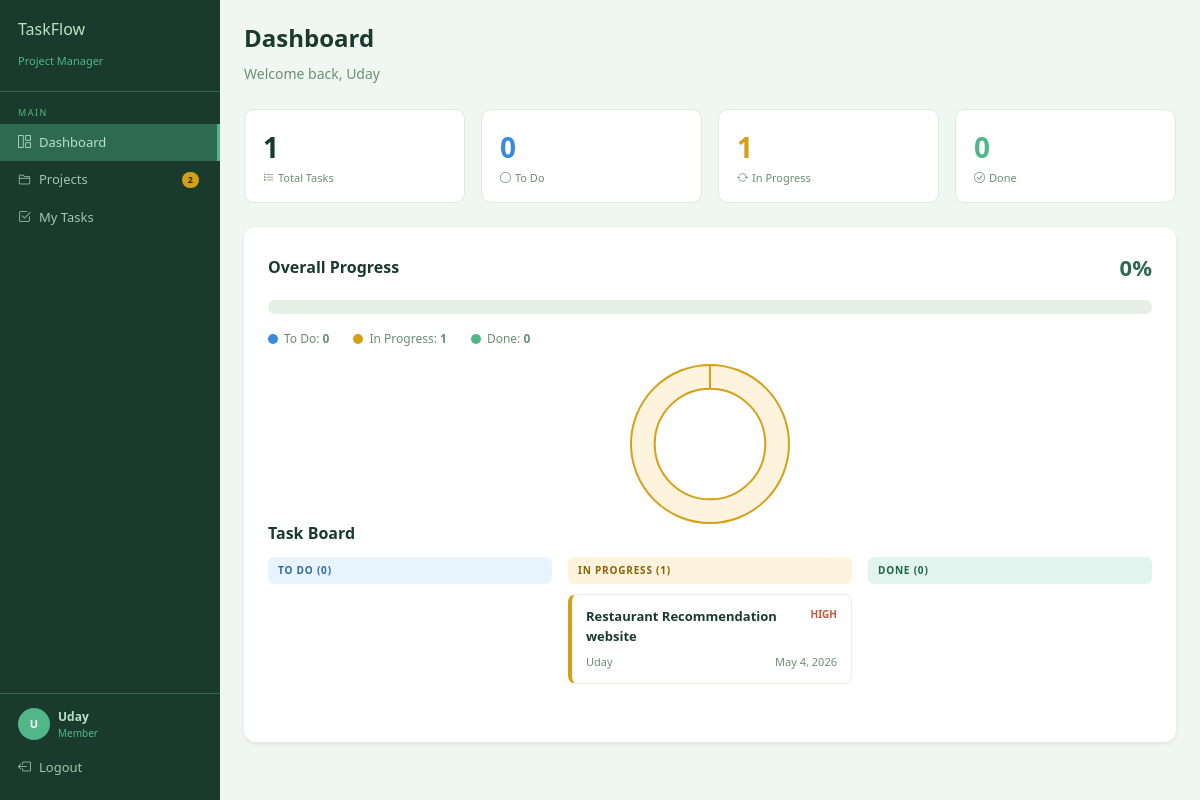
The page /dashboard/ (signed in) on the database its author committed.
### accounts/models.py (models this page shows, shortened)
class Profile(models.Model):
    ROLE_CHOICES = [
        ('admin', 'Admin'),
        ('member', 'Member'),
    ]
    user = models.OneToOneField(User, on_delete=models.CASCADE)
    role = models.CharField(max_length=10, choices=ROLE_CHOICES, default='member')
    def is_admin(self):
        return self.role == 'admin'

### tasks/models.py (models this page shows, shortened)
class Task(models.Model):
    STATUS_CHOICES = [
        ('todo', 'To Do'),
        ('in_progress', 'In Progress'),
        ('done', 'Done'),
    ]
    PRIORITY_CHOICES = [
        ('low', 'Low'),
        ('medium', 'Medium'),
        ('high', 'High'),
    ]
    progress = models.IntegerField(default=0)
    title = models.CharField(max_length=200)
    description = models.TextField(blank=True)
    project = models.ForeignKey(Project, on_delete=models.CASCADE, related_name='tasks')
    assigned_to = models.ForeignKey(
        User, on_delete=models.SET_NULL, null=True, blank=True, related_name='assigned_tasks'
    )
    created_by = models.ForeignKey(User, on_delete=models.CASCADE, related_name='created_tasks')
    status = models.CharField(max_length=20, choices=STATUS_CHOICES, default='todo')
    priority = models.CharField(max_length=10, choices=PRIORITY_CHOICES, default='medium')
    due_date = models.DateField(null=True, blank=True)
    created_at = models.DateTimeField(auto_now_add=True)
    def is_overdue(self):
        if self.due_date and self.status != 'done':
            return self.due_date < timezone.now().date()
        return False

### dashboard/views.py (the view)
# urls.py: path('', views.dashboard, name='dashboard'),
@login_required
def dashboard(request):
    user = request.user
    is_admin = user.profile.is_admin()
    if is_admin:
        tasks = Task.objects.select_related('assigned_to', 'project').all()
        projects = Project.objects.all()
    else:
        tasks = Task.objects.filter(assigned_to=user).select_related('project')
        projects = user.projects.all()
    total = tasks.count()
    done_count = tasks.filter(status='done').count()
    overall_progress = int((done_count / total) * 100) if total > 0 else 0
    overdue_tasks = [t for t in tasks if t.is_overdue()]
    context = {
        'total': total,
        'todo_count': tasks.filter(status='todo').count(),
        'inprogress_count': tasks.filter(status='in_progress').count(),
        'done_count': done_count,
        'overall_progress': overall_progress,
        'overdue_tasks': overdue_tasks,
        'recent_tasks': tasks.order_by('-created_at')[:10],
        'projects': projects,
        'is_admin': is_admin,
    }
    return render(request, 'dashboard/dashboard.html', context)

### templates/dashboard/dashboard.html (shortened to what this page needs)
{% extends 'base.html' %}
{% block content %}
<div class="d-flex justify-content-between align-items-center mb-4">
  <div>
    <h4 style="color: var(--dark-green); font-weight: 700;">Dashboard</h4>
    <small style="color: var(--muted);">Welcome back, {{ request.user.username }}</small>
  </div>
</div>
<div class="row g-3 mb-4">
  <div class="col-md-3">
    <div class="stat-card">
      <div class="number">{{ total }}</div>
      <div class="label"><i class="bi bi-list-task me-1"></i>Total Tasks</div>
    </div>
  </div>
  <div class="col-md-3">
    <div class="stat-card">
      <div class="number" style="color: #378add;">{{ todo_count }}</div>
      <div class="label"><i class="bi bi-circle me-1"></i>To Do</div>
    </div>
  </div>
  <div class="col-md-3">
    <div class="stat-card">
      <div class="number" style="color: var(--gold);">{{ inprogress_count }}</div>
      <div class="label"><i class="bi bi-arrow-repeat me-1"></i>In Progress</div>
    </div>
  </div>
  <div class="col-md-3">
    <div class="stat-card">
      <div class="number" style="color: var(--accent);">{{ done_count }}</div>
      <div class="label"><i class="bi bi-check-circle me-1"></i>Done</div>
    </div>
  </div>
</div>
<div class="card border-0 shadow-sm mb-4" style="border-radius:12px;">
  <div class="card-body p-4">
    <div class="d-flex justify-content-between align-items-center mb-3">
      <h6 style="color:var(--dark-green); font-weight:700; margin:0;">Overall Progress</h6>
      <span style="font-size:22px; font-weight:700; color:var(--mid-green);">{{ overall_progress }}%</span>
    </div>
    <div style="background:#e5f0e6; border-radius:50px; height:14px; overflow:hidden; margin-bottom:10px;">
    </div>
    <div class="d-flex gap-4 mt-3">
      <div style="display:flex; align-items:center; gap:6px;">
        <div style="width:10px;height:10px;border-radius:50%;background:#378add;"></div>
        <span style="font-size:12px; color:var(--muted);">To Do: <strong>{{ todo_count }}</strong></span>
      </div>
      <div style="display:flex; align-items:center; gap:6px;">
        <div style="width:10px;height:10px;border-radius:50%;background:var(--gold);"></div>
        <span style="font-size:12px; color:var(--muted);">In Progress: <strong>{{ inprogress_count }}</strong></span>
      </div>
      <div style="display:flex; align-items:center; gap:6px;">
        <div style="width:10px;height:10px;border-radius:50%;background:var(--accent);"></div>
        <span style="font-size:12px; color:var(--muted);">Done: <strong>{{ done_count }}</strong></span>
      </div>
    </div>
<div class="d-flex justify-content-center mt-3">
  <div style="width:160px;height:160px;">
    <canvas id="donutChart" width="160" height="160"></canvas>
  </div>
</div>
<h6 style="color:var(--dark-green); font-weight:600; margin-bottom:14px;">Task Board</h6>
<div class="row g-3 mb-4">
  <div class="col-md-4">
    <div class="col-header col-todo">To Do ({{ todo_count }})</div>
  </div>
  <div class="col-md-4">
    <div class="col-header col-progress">In Progress ({{ inprogress_count }})</div>
    {% for task in recent_tasks %}
      {% if task.status == 'in_progress' %}
      <div class="task-card in_progress {% if task.is_overdue %}overdue{% endif %}">
        <div class="d-flex justify-content-between align-items-start">
          <span style="font-size:13px; font-weight:600; color:var(--dark-green);">{{ task.title }}</span>
          {% if task.is_overdue %}
            <span class="badge-overdue">Overdue</span>
          {% else %}
            <span class="priority-{{ task.priority }}">{{ task.priority|upper }}</span>
          {% endif %}
        </div>
        <div class="d-flex justify-content-between align-items-center mt-2">
          <span style="font-size:11px; color:var(--muted);">
            {% if task.assigned_to %}{{ task.assigned_to.username }}{% else %}Unassigned{% endif %}
          </span>
          <span style="font-size:11px; color:var(--muted);">{{ task.due_date|default:"No date" }}</span>
        </div>
      </div>
      {% endif %}
    {% endfor %}
  </div>
  <div class="col-md-4">
    <div class="col-header col-done">Done ({{ done_count }})</div>
  </div>
</div>
{% endblock %}
{% block extra_js %}
<script>
  // Donut Chart
  const ctx = document.getElementById('donutChart');
  if (ctx) {
    new Chart(ctx, {
      type: 'doughnut',
      data: {
        labels: ['To Do', 'In Progress', 'Done'],
        datasets: [{
          data: [{{ todo_count }}, {{ inprogress_count }}, {{ done_count }}],
          backgroundColor: ['#dbeafe', '#fef3dc', '#d1fae5'],
          borderColor: ['#378add', '#d4a017', '#52b788'],
          borderWidth: 2,
        }]
      },
      options: {
        cutout: '70%',
        plugins: {
          legend: {
            display: false
          }
        }
      }
    });
  }
</script>
{% endblock %}

### templates/base.html (shortened to what this page needs)
{% load static %}
<!DOCTYPE html>
<html lang="en">
<head>
  <link href="https://cdn.jsdelivr.net/npm/bootstrap@5.3.0/dist/css/bootstrap.min.css" rel="stylesheet">
  <link href="https://cdn.jsdelivr.net/npm/bootstrap-icons@1.11.0/font/bootstrap-icons.css" rel="stylesheet">
  <link href="{% static 'css/style.css' %}" rel="stylesheet">
</head>
<body>
{% if user.is_authenticated %}
<div class="sidebar">
  <div class="sidebar-logo">
    <h4>TaskFlow</h4>
    <small>Project Manager</small>
  </div>
  <div class="nav-section-label">Main</div>
  <a href="{% url 'dashboard' %}" class="nav-link {% if request.resolver_match.url_name == 'dashboard' %}active{% endif %}">
    <i class="bi bi-grid-1x2"></i> Dashboard
  </a>
  <a href="{% url 'project_list' %}" class="nav-link {% if 'project' in request.resolver_match.url_name %}active{% endif %}">
    <i class="bi bi-folder2"></i> Projects
    <span class="sidebar-badge">{{ user.projects.count }}</span>
  </a>
  <a href="{% url 'task_list' %}" class="nav-link {% if 'task' in request.resolver_match.url_name %}active{% endif %}">
    <i class="bi bi-check2-square"></i> My Tasks
  </a>
  <div class="sidebar-footer">
    <div class="d-flex align-items-center gap-2">
      <div class="avatar">{{ user.username|first|upper }}</div>
      <div>
        <div class="username">{{ user.username }}</div>
        <div class="role">{{ user.profile.role|capfirst }}</div>
      </div>
    </div>
    <a href="{% url 'logout' %}" class="nav-link mt-2 px-0" style="color:#9dc8b0;">
      <i class="bi bi-box-arrow-left"></i> Logout
    </a>
  </div>
</div>
<div class="main-content">
  {% block content %}{% endblock %}
</div>
{% else %}
  {% block auth_content %}{% endblock %}
{% endif %}
{% block extra_js %}{% endblock %}
</body>
</html>

### static/css/style.css (style rules this page uses)
:root { --dark-green: #1a3a2e; --mid-green: #2d6a4f; --accent: #52b788; --light-green: #b7e4c7; --gold: #d4a017; --bg: #f0f7f2; --white: #ffffff; --muted: #6b8f71; --danger: #c9533e; }
* { box-sizing: border-box; margin: 0; padding: 0; }
body { font-family: 'Segoe UI', sans-serif; background: var(--bg); }
.sidebar { width: 220px; min-height: 100vh; background: var(--dark-green); position: fixed; top: 0; left: 0; padding: 0; z-index: 100; }
.sidebar-logo { padding: 20px 18px; border-bottom: 1px solid var(--mid-green); }
.sidebar-logo h4 { color: var(--light-green); font-size: 16px; }
.sidebar-logo small { color: var(--accent); font-size: 11px; }
.nav-section-label { padding: 14px 18px 4px; font-size: 9px; color: var(--accent); letter-spacing: 1.5px; text-transform: uppercase; }
.sidebar .nav-link { color: #9dc8b0; padding: 9px 18px; font-size: 13px; display: flex; align-items: center; gap: 8px; border-right: 3px solid transparent; transition: all 0.15s; }
.sidebar .nav-link:hover, .sidebar .nav-link.active { background: var(--mid-green); color: var(--light-green); border-right-color: var(--accent); }
.sidebar-badge { margin-left: auto; background: var(--gold); color: #3a2500; font-size: 9px; padding: 1px 6px; border-radius: 8px; font-weight: 600; }
.sidebar-footer { position: absolute; bottom: 0; left: 0; right: 0; padding: 14px 18px; border-top: 1px solid var(--mid-green); }
.sidebar-footer .username { color: var(--light-green); font-size: 12px; font-weight: 600; }
.sidebar-footer .role { color: var(--accent); font-size: 10px; }
.main-content { margin-left: 220px; padding: 24px; min-height: 100vh; }
.stat-card { background: var(--white); border-radius: 10px; padding: 16px 18px; border: 1px solid #d8edd9; }
.stat-card .number { font-size: 28px; font-weight: 700; color: var(--dark-green); }
.stat-card .label { font-size: 11px; color: var(--muted); margin-top: 2px; }
.task-card { background: var(--white); border-radius: 8px; padding: 12px 14px; margin-bottom: 10px; border: 1px solid #e5f0e6; border-left: 4px solid transparent; transition: box-shadow 0.15s; }
.task-card.in_progress { border-left-color: var(--gold); }
.priority-high { color: var(--danger); font-size: 10px; font-weight: 600; }
.col-header { font-size: 10px; font-weight: 700; text-transform: uppercase; letter-spacing: 0.8px; padding: 6px 10px; border-radius: 6px; margin-bottom: 10px; }
.col-todo { background: #e8f4fd; color: #2d6a9f; }
.col-progress { background: #fef3dc; color: #8a6200; }
.col-done { background: #e1f5ee; color: #1a6645; }
.avatar { width: 32px; height: 32px; border-radius: 50%; background: var(--accent); color: white; display: flex; align-items: center; justify-content: center; font-size: 11px; font-weight: 600; flex-shrink: 0; }

### rows shown on the page
Task: title "Restaurant Recommendation website", priority "HIGH", assigned_to.username "Uday", due_date "May 4, 2026"

### other values the page prints
{{ user.projects.count }} "2"
{{ user.username|first|upper }} "U"
{{ user.username }} "Uday"
{{ user.profile.role|capfirst }} "Member"
{{ request.user.username }} "Uday"
{{ total }} "1"
{{ todo_count }} "0"
{{ inprogress_count }} "1"
{{ done_count }} "0"
{{ overall_progress }} "0"
chart data {{ todo_count }} 0
chart data {{ done_count }} 0
